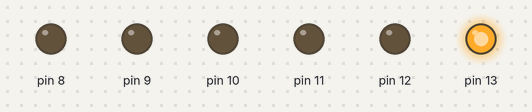
Bench run of a sketch on a simulated Arduino Uno, built with avr-gcc and run on an emulated ATmega328P. Parts: output pins drawn as LEDs (lit = HIGH).

Above: at 0.1 s.
Timing chart, 0 to 1.6 s (numbered marks = the images above):
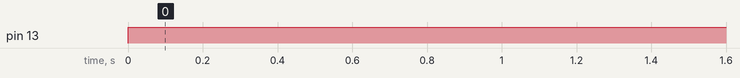

Measured:
- by itself, pin 13: LOW → HIGH at 0.00 s

The sketch:

aprindere-leduri-bitii-unui-numar.ino
```cpp
// the setup function runs once when you press reset or power the board
void setup() {
  // initialize digital pin LED_BUILTIN as an output.
  //pinMode(LED_BUILTIN, OUTPUT);
    for(int i=8; i<=13 ;i++)
    pinMode(i, 1);

}

// the loop function runs over and over again forever
void loop() {
  int n=32;
  int m=0;
  while  (n>=1){
    if(n%2==1)
    digitalWrite(m+8, HIGH);
    m=m+1;
    n=n/2;
  }
}
```
